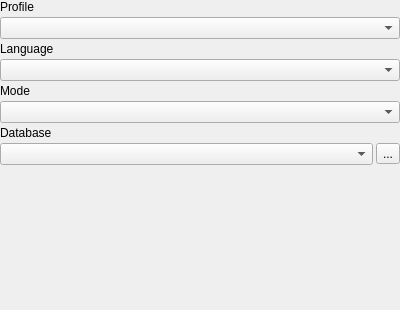
<?xml version="1.0" encoding="UTF-8"?>
<ui version="4.0">
 <class>IRouterRoutino</class>
 <widget class="QWidget" name="IRouterRoutino">
  <property name="geometry">
   <rect>
    <x>0</x>
    <y>0</y>
    <width>400</width>
    <height>310</height>
   </rect>
  </property>
  <property name="windowTitle">
   <string>Form</string>
  </property>
  <layout class="QVBoxLayout" name="verticalLayout">
   <property name="spacing">
    <number>3</number>
   </property>
   <property name="leftMargin">
    <number>0</number>
   </property>
   <property name="topMargin">
    <number>0</number>
   </property>
   <property name="rightMargin">
    <number>0</number>
   </property>
   <property name="bottomMargin">
    <number>0</number>
   </property>
   <item>
    <layout class="QVBoxLayout" name="verticalLayout_2">
     <item>
      <widget class="QLabel" name="label">
       <property name="text">
        <string>Profile</string>
       </property>
      </widget>
     </item>
     <item>
      <widget class="QComboBox" name="comboProfile">
       <property name="sizePolicy">
        <sizepolicy hsizetype="Minimum" vsizetype="Fixed">
         <horstretch>0</horstretch>
         <verstretch>0</verstretch>
        </sizepolicy>
       </property>
       <property name="minimumSize">
        <size>
         <width>100</width>
         <height>0</height>
        </size>
       </property>
      </widget>
     </item>
     <item>
      <widget class="QLabel" name="label_6">
       <property name="text">
        <string>Language</string>
       </property>
      </widget>
     </item>
     <item>
      <widget class="QComboBox" name="comboLanguage">
       <property name="sizePolicy">
        <sizepolicy hsizetype="Minimum" vsizetype="Fixed">
         <horstretch>0</horstretch>
         <verstretch>0</verstretch>
        </sizepolicy>
       </property>
       <property name="minimumSize">
        <size>
         <width>100</width>
         <height>0</height>
        </size>
       </property>
      </widget>
     </item>
     <item>
      <widget class="QLabel" name="label_2">
       <property name="text">
        <string>Mode</string>
       </property>
      </widget>
     </item>
     <item>
      <widget class="QComboBox" name="comboMode">
       <property name="sizePolicy">
        <sizepolicy hsizetype="Minimum" vsizetype="Fixed">
         <horstretch>0</horstretch>
         <verstretch>0</verstretch>
        </sizepolicy>
       </property>
       <property name="minimumSize">
        <size>
         <width>100</width>
         <height>0</height>
        </size>
       </property>
      </widget>
     </item>
     <item>
      <widget class="QLabel" name="label_5">
       <property name="text">
        <string>Database</string>
       </property>
      </widget>
     </item>
    </layout>
   </item>
   <item>
    <layout class="QHBoxLayout" name="horizontalLayout_3">
     <property name="topMargin">
      <number>0</number>
     </property>
     <item>
      <widget class="QComboBox" name="comboDatabase">
       <property name="sizePolicy">
        <sizepolicy hsizetype="Minimum" vsizetype="Fixed">
         <horstretch>0</horstretch>
         <verstretch>0</verstretch>
        </sizepolicy>
       </property>
       <property name="minimumSize">
        <size>
         <width>100</width>
         <height>0</height>
        </size>
       </property>
      </widget>
     </item>
     <item>
      <widget class="QToolButton" name="toolSetupPaths">
       <property name="toolTip">
        <string>Add paths with Routino database.</string>
       </property>
       <property name="text">
        <string>...</string>
       </property>
       <property name="icon">
        <iconset resource="../../../resources.qrc">
         <normaloff>:/icons/32x32/PathBlue.png</normaloff>:/icons/32x32/PathBlue.png</iconset>
       </property>
      </widget>
     </item>
    </layout>
   </item>
   <item>
    <spacer name="verticalSpacer">
     <property name="orientation">
      <enum>Qt::Orientation::Vertical</enum>
     </property>
     <property name="sizeHint" stdset="0">
      <size>
       <width>20</width>
       <height>40</height>
      </size>
     </property>
    </spacer>
   </item>
   <item>
    <layout class="QHBoxLayout" name="horizontalLayout_2">
     <item>
      <widget class="QFrame" name="frameHelp">
       <property name="frameShape">
        <enum>QFrame::Shape::NoFrame</enum>
       </property>
       <property name="frameShadow">
        <enum>QFrame::Shadow::Plain</enum>
       </property>
       <layout class="QHBoxLayout" name="horizontalLayout">
        <property name="spacing">
         <number>3</number>
        </property>
        <property name="leftMargin">
         <number>3</number>
        </property>
        <property name="topMargin">
         <number>3</number>
        </property>
        <property name="rightMargin">
         <number>3</number>
        </property>
        <property name="bottomMargin">
         <number>3</number>
        </property>
        <item>
         <widget class="QLabel" name="labelHelp">
          <property name="text">
           <string>&lt;html&gt;&lt;head/&gt;&lt;body&gt;&lt;p&gt;&lt;br/&gt;&lt;/p&gt;&lt;/body&gt;&lt;/html&gt;</string>
          </property>
          <property name="alignment">
           <set>Qt::AlignmentFlag::AlignLeading|Qt::AlignmentFlag::AlignLeft|Qt::AlignmentFlag::AlignTop</set>
          </property>
          <property name="wordWrap">
           <bool>true</bool>
          </property>
         </widget>
        </item>
       </layout>
      </widget>
     </item>
    </layout>
   </item>
  </layout>
 </widget>
 <resources>
  <include location="../../../resources.qrc"/>
 </resources>
 <connections/>
</ui>
